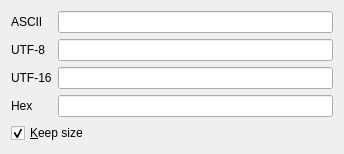
<?xml version="1.0" encoding="UTF-8"?>
<ui version="4.0">
 <author>Evan Teran</author>
 <class>BinaryStringWidget</class>
 <widget class="QWidget" name="BinaryStringWidget">
  <property name="geometry">
   <rect>
    <x>0</x>
    <y>0</y>
    <width>344</width>
    <height>134</height>
   </rect>
  </property>
  <property name="windowTitle">
   <string>BinaryString</string>
  </property>
  <layout class="QGridLayout">
   <item row="3" column="1">
    <widget class="QLineEdit" name="txtHex">
     <property name="font">
      <font>
       <family>Monospace</family>
      </font>
     </property>
    </widget>
   </item>
   <item row="0" column="1">
    <widget class="QLineEdit" name="txtAscii">
     <property name="font">
      <font>
       <family>Monospace</family>
      </font>
     </property>
    </widget>
   </item>
   <item row="1" column="0">
    <widget class="QLabel" name="lblUTF8">
     <property name="text">
      <string>UTF-8</string>
     </property>
     <property name="buddy">
      <cstring>txtUTF8</cstring>
     </property>
    </widget>
   </item>
   <item row="1" column="1">
    <widget class="QLineEdit" name="txtUTF8">
     <property name="font">
      <font>
       <family>Monospace</family>
      </font>
     </property>
    </widget>
   </item>
   <item row="2" column="0">
    <widget class="QLabel" name="lblUTF16">
     <property name="text">
      <string>UTF-16</string>
     </property>
     <property name="buddy">
      <cstring>txtUTF16</cstring>
     </property>
    </widget>
   </item>
   <item row="0" column="0">
    <widget class="QLabel" name="lblAscii">
     <property name="text">
      <string>ASCII</string>
     </property>
     <property name="buddy">
      <cstring>txtAscii</cstring>
     </property>
    </widget>
   </item>
   <item row="2" column="1">
    <widget class="QLineEdit" name="txtUTF16">
     <property name="font">
      <font>
       <family>Monospace</family>
      </font>
     </property>
    </widget>
   </item>
   <item row="3" column="0">
    <widget class="QLabel" name="lblHex">
     <property name="text">
      <string>Hex</string>
     </property>
     <property name="buddy">
      <cstring>txtHex</cstring>
     </property>
    </widget>
   </item>
   <item row="4" column="0" colspan="2">
    <widget class="QCheckBox" name="keepSize">
     <property name="text">
      <string>&amp;Keep size</string>
     </property>
     <property name="checked">
      <bool>true</bool>
     </property>
    </widget>
   </item>
  </layout>
 </widget>
 <tabstops>
  <tabstop>txtAscii</tabstop>
  <tabstop>txtUTF8</tabstop>
  <tabstop>txtUTF16</tabstop>
  <tabstop>txtHex</tabstop>
 </tabstops>
 <resources/>
 <connections/>
</ui>
